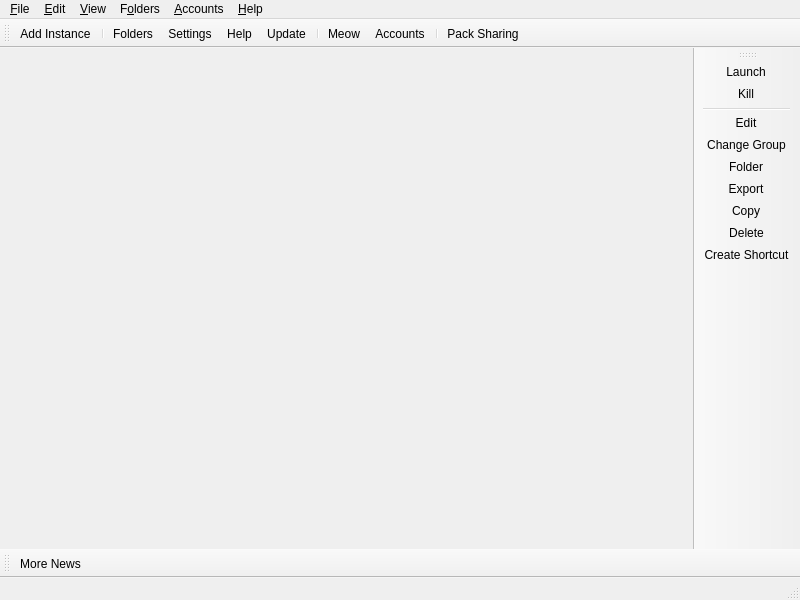
<?xml version="1.0" encoding="UTF-8"?>
<ui version="4.0">
 <class>MainWindow</class>
 <widget class="QMainWindow" name="MainWindow">
  <property name="geometry">
   <rect>
    <x>0</x>
    <y>0</y>
    <width>800</width>
    <height>600</height>
   </rect>
  </property>
  <widget class="QWidget" name="centralWidget">
   <layout class="QHBoxLayout" name="horizontalLayout">
    <property name="spacing">
     <number>0</number>
    </property>
    <property name="leftMargin">
     <number>0</number>
    </property>
    <property name="topMargin">
     <number>0</number>
    </property>
    <property name="rightMargin">
     <number>0</number>
    </property>
    <property name="bottomMargin">
     <number>0</number>
    </property>
   </layout>
  </widget>
  <widget class="QStatusBar" name="statusBar"/>
  <widget class="QToolBar" name="mainToolBar">
   <property name="windowTitle">
    <string>Main Toolbar</string>
   </property>
   <property name="allowedAreas">
    <set>Qt::BottomToolBarArea|Qt::TopToolBarArea</set>
   </property>
   <property name="toolButtonStyle">
    <enum>Qt::ToolButtonTextBesideIcon</enum>
   </property>
   <property name="floatable">
    <bool>false</bool>
   </property>
   <attribute name="toolBarArea">
    <enum>TopToolBarArea</enum>
   </attribute>
   <attribute name="toolBarBreak">
    <bool>false</bool>
   </attribute>
   <addaction name="actionAddInstance"/>
   <addaction name="separator"/>
   <addaction name="actionFoldersButton"/>
   <addaction name="actionSettings"/>
   <addaction name="actionHelpButton"/>
   <addaction name="actionCheckUpdate"/>
   <addaction name="separator"/>
   <addaction name="actionCAT"/>
    <addaction name="actionAccountsButton"/>
    <addaction name="separator"/>
    <addaction name="actionShare"/>
   </widget>
  <widget class="QToolBar" name="newsToolBar">
   <property name="windowTitle">
    <string>News Toolbar</string>
   </property>
   <property name="allowedAreas">
    <set>Qt::BottomToolBarArea|Qt::TopToolBarArea</set>
   </property>
   <property name="iconSize">
    <size>
     <width>16</width>
     <height>16</height>
    </size>
   </property>
   <property name="toolButtonStyle">
    <enum>Qt::ToolButtonTextBesideIcon</enum>
   </property>
   <property name="floatable">
    <bool>false</bool>
   </property>
   <attribute name="toolBarArea">
    <enum>BottomToolBarArea</enum>
   </attribute>
   <attribute name="toolBarBreak">
    <bool>false</bool>
   </attribute>
   <addaction name="actionMoreNews"/>
  </widget>
  <widget class="WideBar" name="instanceToolBar">
   <property name="windowTitle">
    <string>Instance Toolbar</string>
   </property>
   <property name="allowedAreas">
    <set>Qt::LeftToolBarArea|Qt::RightToolBarArea</set>
   </property>
   <property name="iconSize">
    <size>
     <width>16</width>
     <height>16</height>
    </size>
   </property>
   <property name="toolButtonStyle">
    <enum>Qt::ToolButtonTextBesideIcon</enum>
   </property>
   <property name="floatable">
    <bool>false</bool>
   </property>
   <property name="useDefaultAction" stdset="0">
    <bool>true</bool>
   </property>
   <attribute name="toolBarArea">
    <enum>RightToolBarArea</enum>
   </attribute>
   <attribute name="toolBarBreak">
    <bool>false</bool>
   </attribute>
   <addaction name="actionLaunchInstance"/>
   <addaction name="actionKillInstance"/>
   <addaction name="separator"/>
   <addaction name="actionEditInstance"/>
   <addaction name="actionChangeInstGroup"/>
   <addaction name="actionViewSelectedInstFolder"/>
   <addaction name="actionExportInstance"/>
   <addaction name="actionCopyInstance"/>
   <addaction name="actionDeleteInstance"/>
   <addaction name="actionCreateInstanceShortcut"/>
  </widget>
  <widget class="QMenuBar" name="menuBar">
   <property name="geometry">
    <rect>
     <x>0</x>
     <y>0</y>
     <width>800</width>
     <height>22</height>
    </rect>
   </property>
   <widget class="QMenu" name="fileMenu">
    <property name="title">
     <string>&amp;File</string>
    </property>
    <property name="toolTipsVisible">
     <bool>true</bool>
    </property>
    <addaction name="actionAddInstance"/>
    <addaction name="separator"/>
    <addaction name="actionLaunchInstance"/>
    <addaction name="actionKillInstance"/>
    <addaction name="separator"/>
    <addaction name="actionEditInstance"/>
    <addaction name="actionChangeInstGroup"/>
    <addaction name="actionViewSelectedInstFolder"/>
    <addaction name="actionExportInstance"/>
    <addaction name="actionCopyInstance"/>
    <addaction name="actionDeleteInstance"/>
    <addaction name="actionCreateInstanceShortcut"/>
    <addaction name="separator"/>
    <addaction name="actionSettings"/>
    <addaction name="actionCloseWindow"/>
   </widget>
   <widget class="QMenu" name="editMenu">
    <property name="title">
     <string>&amp;Edit</string>
    </property>
    <property name="toolTipsVisible">
     <bool>true</bool>
    </property>
    <addaction name="actionUndoTrashInstance"/>
   </widget>
   <widget class="QMenu" name="viewMenu">
    <property name="title">
     <string>&amp;View</string>
    </property>
    <property name="toolTipsVisible">
     <bool>true</bool>
    </property>
    <addaction name="actionChangeTheme"/>
    <addaction name="separator"/>
    <addaction name="actionCAT"/>
    <addaction name="actionToggleStatusBar"/>
    <addaction name="actionLockToolbars"/>
    <addaction name="separator"/>
   </widget>
   <widget class="QMenu" name="foldersMenu">
    <property name="title">
     <string>F&amp;olders</string>
    </property>
    <property name="toolTipsVisible">
     <bool>true</bool>
    </property>
    <addaction name="actionViewLauncherRootFolder"/>
    <addaction name="separator"/>
    <addaction name="actionViewInstanceFolder"/>
    <addaction name="actionViewCentralModsFolder"/>
    <addaction name="actionViewSkinsFolder"/>
    <addaction name="actionViewJavaFolder"/>
    <addaction name="separator"/>
    <addaction name="actionViewIconThemeFolder"/>
    <addaction name="actionViewWidgetThemeFolder"/>
    <addaction name="actionViewCatPackFolder"/>
    <addaction name="actionViewIconsFolder"/>
    <addaction name="separator"/>
    <addaction name="actionViewLogsFolder"/>
   </widget>
   <widget class="QMenu" name="accountsMenu">
    <property name="title">
     <string>&amp;Accounts</string>
    </property>
   </widget>
   <widget class="QMenu" name="helpMenu">
    <property name="title">
     <string>&amp;Help</string>
    </property>
    <property name="toolTipsVisible">
     <bool>true</bool>
    </property>
    <addaction name="actionClearMetadata"/>
    <addaction name="actionReportBug"/>
    <addaction name="actionViewLog"/>
    <addaction name="actionAddToPATH"/>
    <addaction name="separator"/>
    <addaction name="actionMATRIX"/>
    <addaction name="actionDISCORD"/>
    <addaction name="actionREDDIT"/>
    <addaction name="separator"/>
    <addaction name="actionMoreNews"/>
    <addaction name="actionCheckUpdate"/>
    <addaction name="actionOpenWiki"/>
    <addaction name="actionAbout"/>
   </widget>
   <addaction name="fileMenu"/>
   <addaction name="editMenu"/>
   <addaction name="viewMenu"/>
   <addaction name="foldersMenu"/>
   <addaction name="accountsMenu"/>
   <addaction name="helpMenu"/>
  </widget>
  <action name="actionMoreNews">
   <property name="icon">
    <iconset theme="news"/>
   </property>
   <property name="text">
    <string>More News...</string>
   </property>
   <property name="toolTip">
    <string>Open the development blog to read more news about %1.</string>
   </property>
  </action>
  <action name="actionCAT">
   <property name="checkable">
    <bool>true</bool>
   </property>
   <property name="icon">
    <iconset theme="cat"/>
   </property>
   <property name="text">
    <string>&amp;Meow</string>
   </property>
   <property name="toolTip">
    <string>It's a fluffy kitty :3</string>
   </property>
  </action>
  <action name="actionToggleStatusBar">
   <property name="checkable">
    <bool>true</bool>
   </property>
   <property name="text">
    <string>Status Bar</string>
   </property>
  </action>
  <action name="actionLockToolbars">
   <property name="checkable">
    <bool>true</bool>
   </property>
   <property name="text">
    <string>Lock Toolbars</string>
   </property>
  </action>
  <action name="actionUndoTrashInstance">
   <property name="enabled">
    <bool>false</bool>
   </property>
   <property name="text">
    <string>&amp;Undo Last Instance Deletion</string>
   </property>
  </action>
  <action name="actionAddInstance">
   <property name="icon">
    <iconset theme="new"/>
   </property>
   <property name="text">
    <string>Add Instanc&amp;e...</string>
   </property>
   <property name="toolTip">
    <string>Add a new instance.</string>
   </property>
  </action>
  <action name="actionCheckUpdate">
   <property name="icon">
    <iconset theme="checkupdate"/>
   </property>
   <property name="text">
    <string>&amp;Update...</string>
   </property>
   <property name="toolTip">
    <string>Check for new updates for %1.</string>
   </property>
   <property name="menuRole">
    <enum>QAction::ApplicationSpecificRole</enum>
   </property>
  </action>
  <action name="actionSettings">
   <property name="icon">
    <iconset theme="settings"/>
   </property>
   <property name="text">
    <string>Setti&amp;ngs...</string>
   </property>
   <property name="toolTip">
    <string>Change settings.</string>
   </property>
   <property name="menuRole">
    <enum>QAction::PreferencesRole</enum>
   </property>
  </action>
  <action name="actionManageSkins">
   <property name="icon">
    <iconset theme="settings"/>
   </property>
   <property name="text">
    <string>Manage &amp;Skins...</string>
   </property>
  </action>
  <action name="actionManageAccounts">
   <property name="icon">
    <iconset theme="accounts"/>
   </property>
   <property name="text">
    <string>&amp;Manage Accounts...</string>
   </property>
  </action>
  <action name="actionLaunchInstance">
   <property name="icon">
    <iconset theme="launch"/>
   </property>
   <property name="text">
    <string>&amp;Launch</string>
   </property>
   <property name="toolTip">
    <string>Launch the selected instance.</string>
   </property>
  </action>
  <action name="actionKillInstance">
   <property name="icon">
    <iconset theme="status-bad"/>
   </property>
   <property name="text">
    <string>&amp;Kill</string>
   </property>
   <property name="toolTip">
    <string>Kill the running instance.</string>
   </property>
   <property name="shortcut">
    <string>Ctrl+K</string>
   </property>
  </action>
  <action name="actionRenameInstance">
   <property name="icon">
    <iconset theme="rename"/>
   </property>
   <property name="text">
    <string>Rename</string>
   </property>
   <property name="toolTip">
    <string>Rename the selected instance.</string>
   </property>
  </action>
  <action name="actionChangeInstGroup">
   <property name="icon">
    <iconset theme="tag"/>
   </property>
   <property name="text">
    <string>&amp;Change Group...</string>
   </property>
   <property name="toolTip">
    <string>Change the selected instance's group.</string>
   </property>
   <property name="shortcut">
    <string>Ctrl+G</string>
   </property>
  </action>
  <action name="actionChangeInstIcon">
   <property name="text">
    <string>Change Icon</string>
   </property>
   <property name="toolTip">
    <string>Change the selected instance's icon.</string>
   </property>
  </action>
  <action name="actionEditInstance">
   <property name="icon">
    <iconset theme="settings"/>
   </property>
   <property name="text">
    <string>&amp;Edit...</string>
   </property>
   <property name="toolTip">
    <string>Change the instance settings, mods and versions.</string>
   </property>
   <property name="shortcut">
    <string>Ctrl+I</string>
   </property>
  </action>
  <action name="actionViewSelectedInstFolder">
   <property name="icon">
    <iconset theme="viewfolder"/>
   </property>
   <property name="text">
    <string>&amp;Folder</string>
   </property>
   <property name="toolTip">
    <string>Open the selected instance's root folder in a file browser.</string>
   </property>
  </action>
  <action name="actionDeleteInstance">
   <property name="icon">
    <iconset theme="delete"/>
   </property>
   <property name="text">
    <string>Dele&amp;te</string>
   </property>
   <property name="toolTip">
    <string>Delete the selected instance.</string>
   </property>
   <property name="autoRepeat">
    <bool>false</bool>
   </property>
  </action>
  <action name="actionCopyInstance">
   <property name="icon">
    <iconset theme="copy"/>
   </property>
   <property name="text">
    <string>Cop&amp;y...</string>
   </property>
   <property name="toolTip">
    <string>Copy the selected instance.</string>
   </property>
   <property name="shortcut">
    <string>Ctrl+D</string>
   </property>
  </action>
  <action name="actionExportInstance">
   <property name="icon">
    <iconset theme="export"/>
   </property>
   <property name="text">
    <string>E&amp;xport...</string>
   </property>
   <property name="toolTip">
    <string>Export the selected instance to supported formats.</string>
   </property>
  </action>
  <action name="actionExportInstanceZip">
   <property name="icon">
    <iconset theme="launcher"/>
   </property>
   <property name="text">
    <string>Prism Launcher (zip)</string>
   </property>
  </action>
  <action name="actionExportInstanceMrPack">
   <property name="icon">
    <iconset theme="modrinth"/>
   </property>
   <property name="text">
    <string>Modrinth (mrpack)</string>
   </property>
  </action>
  <action name="actionExportInstanceFlamePack">
   <property name="icon">
    <iconset theme="flame"/>
   </property>
   <property name="text">
    <string>CurseForge (zip)</string>
   </property>
  </action>
  <action name="actionCreateInstanceShortcut">
   <property name="icon">
    <iconset theme="shortcut"/>
   </property>
   <property name="text">
    <string>Create Shortcut</string>
   </property>
   <property name="toolTip">
    <string>Creates a shortcut on a selected folder to launch the selected instance.</string>
   </property>
  </action>
  <action name="actionNoAccountsAdded">
   <property name="icon">
    <iconset theme="noaccount"/>
   </property>
   <property name="text">
    <string>No accounts added!</string>
   </property>
  </action>
  <action name="actionNoDefaultAccount">
   <property name="checkable">
    <bool>true</bool>
   </property>
   <property name="icon">
    <iconset theme="noaccount"/>
   </property>
   <property name="text">
    <string>No Default Account</string>
   </property>
   <property name="shortcut">
    <string>Ctrl+0</string>
   </property>
  </action>
  <action name="actionCloseWindow">
   <property name="icon">
    <iconset theme="status-bad"/>
   </property>
   <property name="text">
    <string>Close &amp;Window</string>
   </property>
   <property name="toolTip">
    <string>Close the current window</string>
   </property>
   <property name="menuRole">
    <enum>QAction::MenuRole::NoRole</enum>
   </property>
  </action>
  <action name="actionViewInstanceFolder">
   <property name="icon">
    <iconset theme="viewfolder"/>
   </property>
   <property name="text">
    <string>&amp;Instances</string>
   </property>
   <property name="toolTip">
    <string>Open the instances folder in a file browser.</string>
   </property>
  </action>
  <action name="actionViewLauncherRootFolder">
   <property name="icon">
    <iconset theme="viewfolder"/>
   </property>
   <property name="text">
    <string>Launcher &amp;Root</string>
   </property>
   <property name="toolTip">
    <string>Open the launcher's root folder in a file browser.</string>
   </property>
  </action>
  <action name="actionViewCentralModsFolder">
   <property name="icon">
    <iconset theme="centralmods"/>
   </property>
   <property name="text">
    <string>&amp;Central Mods</string>
   </property>
   <property name="toolTip">
    <string>Open the central mods folder in a file browser.</string>
   </property>
  </action>
  <action name="actionViewSkinsFolder">
   <property name="icon">
    <iconset theme="viewfolder"/>
   </property>
   <property name="text">
    <string>&amp;Skins</string>
   </property>
   <property name="toolTip">
    <string>Open the skins folder in a file browser.</string>
   </property>
  </action>
  <action name="actionViewIconsFolder">
   <property name="icon">
    <iconset theme="viewfolder"/>
   </property>
   <property name="text">
    <string>Instance Icons</string>
   </property>
   <property name="toolTip">
    <string>Open the instance icons folder in a file browser.</string>
   </property>
  </action>
  <action name="actionViewLogsFolder">
   <property name="icon">
    <iconset theme="viewfolder"/>
   </property>
   <property name="text">
    <string>Logs</string>
   </property>
   <property name="toolTip">
    <string>Open the logs folder in a file browser.</string>
   </property>
  </action>
  <action name="actionChangeTheme">
   <property name="text">
    <string>Themes</string>
   </property>
  </action>
  <action name="actionReportBug">
   <property name="icon">
    <iconset theme="bug"/>
   </property>
   <property name="text">
    <string>Report a Bug or Suggest a Feature</string>
   </property>
   <property name="toolTip">
    <string>Open the bug tracker to report a bug with %1.</string>
   </property>
  </action>
  <action name="actionDISCORD">
   <property name="icon">
    <iconset theme="discord"/>
   </property>
   <property name="text">
    <string>&amp;Discord Guild</string>
   </property>
   <property name="toolTip">
    <string>Open %1 Discord guild.</string>
   </property>
  </action>
  <action name="actionMATRIX">
   <property name="icon">
    <iconset theme="matrix"/>
   </property>
   <property name="text">
    <string>&amp;Matrix Space</string>
   </property>
   <property name="toolTip">
    <string>Open %1 Matrix space.</string>
   </property>
  </action>
  <action name="actionREDDIT">
   <property name="icon">
    <iconset theme="reddit-alien"/>
   </property>
   <property name="text">
    <string>Sub&amp;reddit</string>
   </property>
   <property name="toolTip">
    <string>Open %1 subreddit.</string>
   </property>
  </action>
  <action name="actionAbout">
   <property name="icon">
    <iconset theme="about"/>
   </property>
   <property name="text">
    <string>&amp;About %1</string>
   </property>
   <property name="toolTip">
    <string>View information about %1.</string>
   </property>
   <property name="menuRole">
    <enum>QAction::AboutRole</enum>
   </property>
  </action>
  <action name="actionClearMetadata">
   <property name="icon">
    <iconset theme="refresh"/>
   </property>
   <property name="text">
    <string>&amp;Clear Metadata Cache</string>
   </property>
   <property name="toolTip">
    <string>Clear cached metadata</string>
   </property>
  </action>
  <action name="actionViewLog">
   <property name="icon">
    <iconset theme="log">
     <normaloff>.</normaloff>.</iconset>
   </property>
   <property name="text">
    <string>View logs</string>
   </property>
   <property name="toolTip">
    <string>View current and previous launcher logs</string>
   </property>
  </action>
  <action name="actionAddToPATH">
   <property name="icon">
    <iconset theme="custom-commands"/>
   </property>
   <property name="text">
    <string>Install to &amp;PATH</string>
   </property>
   <property name="toolTip">
    <string>Install a %1 symlink to /usr/local/bin</string>
   </property>
  </action>
  <action name="actionFoldersButton">
   <property name="icon">
    <iconset theme="viewfolder"/>
   </property>
   <property name="text">
    <string>Folders</string>
   </property>
   <property name="toolTip">
    <string>Open one of the folders shared between instances.</string>
   </property>
  </action>
  <action name="actionHelpButton">
   <property name="icon">
    <iconset theme="help"/>
   </property>
   <property name="text">
    <string>Help</string>
   </property>
   <property name="toolTip">
    <string>Get help with %1 or Minecraft.</string>
   </property>
  </action>
  <action name="actionAccountsButton">
   <property name="icon">
    <iconset theme="noaccount"/>
   </property>
   <property name="text">
    <string>Accounts</string>
   </property>
  </action>
  <action name="actionOpenWiki">
   <property name="icon">
    <iconset theme="help"/>
   </property>
   <property name="text">
    <string>%1 &amp;Wiki</string>
   </property>
   <property name="toolTip">
    <string>Open the %1 wiki</string>
   </property>
  </action>
  <action name="actionViewWidgetThemeFolder">
   <property name="icon">
    <iconset theme="viewfolder"/>
   </property>
   <property name="text">
    <string>&amp;Widget Themes</string>
   </property>
   <property name="toolTip">
    <string>Open the widget themes folder in a file browser.</string>
   </property>
  </action>
  <action name="actionViewIconThemeFolder">
   <property name="icon">
    <iconset theme="viewfolder"/>
   </property>
   <property name="text">
    <string>I&amp;con Theme</string>
   </property>
   <property name="toolTip">
    <string>Open the icon theme folder in a file browser.</string>
   </property>
  </action>
  <action name="actionViewCatPackFolder">
   <property name="icon">
    <iconset theme="viewfolder"/>
   </property>
   <property name="text">
    <string>Cat Packs</string>
   </property>
   <property name="toolTip">
    <string>Open the cat packs folder in a file browser.</string>
   </property>
  </action>
  <action name="actionViewJavaFolder">
   <property name="icon">
    <iconset theme="viewfolder"/>
   </property>
   <property name="text">
    <string>Java</string>
   </property>
   <property name="toolTip">
    <string>Open the Java folder in a file browser. Only available if the built-in Java downloader is used.</string>
   </property>
  </action>
  <action name="actionShare">
   <property name="icon">
    <iconset theme="share"/>
   </property>
   <property name="text">
    <string>Pack Sharing</string>
   </property>
   <property name="toolTip">
    <string>Share or download a modpack</string>
   </property>
  </action>
  </widget>
  <customwidgets>
  <customwidget>
   <class>WideBar</class>
   <extends>QToolBar</extends>
   <header>ui/widgets/WideBar.h</header>
  </customwidget>
 </customwidgets>
 <resources/>
 <connections/>
</ui>
